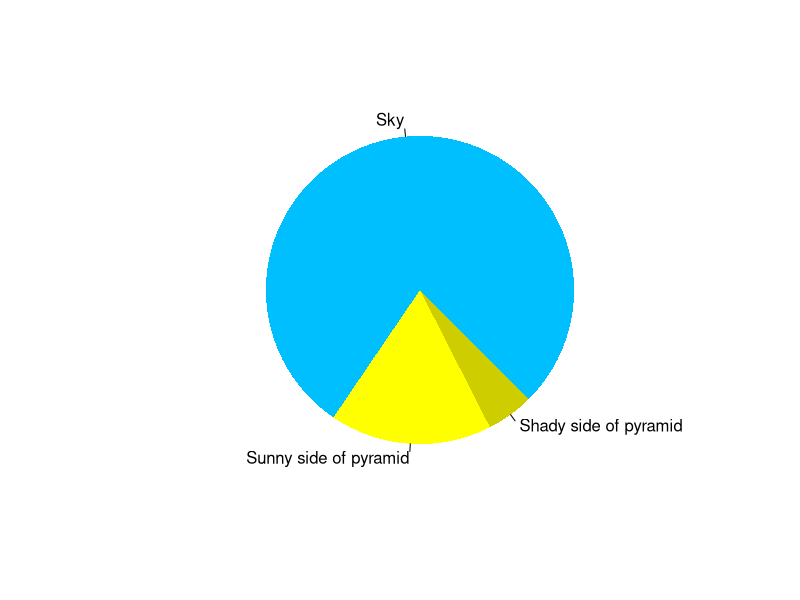

This chart was generated by the following R code:
## ---- chunk 1
knitr::opts_chunk$set(
	echo = TRUE,
	message = FALSE,
	warning = FALSE,
	eval = FALSE
)

# Load libraries ----------------------------------------------------------
# Package names
packages <- c("tidyverse", "here")

# Install packages not yet installed
installed_packages <- packages %in% rownames(installed.packages())
if (any(installed_packages == FALSE)) {
  install.packages(packages[!installed_packages])
}

# Packages loading
invisible(lapply(packages, library, character.only = TRUE))

## ---- chunk 2
dir.create('data')
dir.create('data_output')
dir.create('documents')
dir.create('fig_output')
dir.create('scripts')

## ---- chunk 3
pie(
  c(Sky = 78, "Sunny side of pyramid" = 17, "Shady side of pyramid" = 5), 
  init.angle = 315, 
  col = c("deepskyblue", "yellow", "yellow3"), 
  border = FALSE
)
